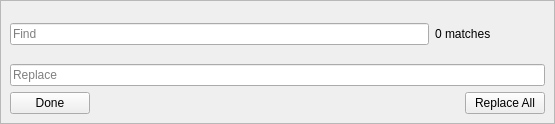
<?xml version="1.0" encoding="UTF-8"?>
<ui version="4.0">
 <class>FindReplace</class>
 <widget class="QWidget" name="FindReplace">
  <property name="geometry">
   <rect>
    <x>0</x>
    <y>0</y>
    <width>555</width>
    <height>124</height>
   </rect>
  </property>
  <property name="windowTitle">
   <string notr="true">Form</string>
  </property>
  <property name="autoFillBackground">
   <bool>true</bool>
  </property>
  <layout class="QVBoxLayout" name="verticalLayout">
   <property name="leftMargin">
    <number>0</number>
   </property>
   <property name="topMargin">
    <number>0</number>
   </property>
   <property name="rightMargin">
    <number>0</number>
   </property>
   <property name="bottomMargin">
    <number>0</number>
   </property>
   <item>
    <widget class="QFrame" name="frame">
     <property name="frameShape">
      <enum>QFrame::StyledPanel</enum>
     </property>
     <property name="frameShadow">
      <enum>QFrame::Plain</enum>
     </property>
     <layout class="QVBoxLayout" name="verticalLayout_2">
      <item>
       <layout class="QHBoxLayout" name="horizontalLayout">
        <item>
         <widget class="QLineEdit" name="findBox">
          <property name="placeholderText">
           <string>Find</string>
          </property>
         </widget>
        </item>
        <item>
         <widget class="QLabel" name="matchesFound">
          <property name="text">
           <string notr="true">0 matches</string>
          </property>
         </widget>
        </item>
        <item>
         <layout class="QHBoxLayout" name="horizontalLayout_3">
          <property name="spacing">
           <number>0</number>
          </property>
          <item>
           <widget class="QToolButton" name="findPrev">
            <property name="sizePolicy">
             <sizepolicy hsizetype="Preferred" vsizetype="Preferred">
              <horstretch>0</horstretch>
              <verstretch>0</verstretch>
             </sizepolicy>
            </property>
            <property name="text">
             <string/>
            </property>
            <property name="icon">
             <iconset theme="go-previous" resource="../icons.qrc">
              <normaloff>:/icons/go-previous.svg</normaloff>:/icons/go-previous.svg</iconset>
            </property>
            <property name="autoRaise">
             <bool>true</bool>
            </property>
           </widget>
          </item>
          <item>
           <widget class="QToolButton" name="findNext">
            <property name="sizePolicy">
             <sizepolicy hsizetype="Preferred" vsizetype="Preferred">
              <horstretch>0</horstretch>
              <verstretch>0</verstretch>
             </sizepolicy>
            </property>
            <property name="text">
             <string/>
            </property>
            <property name="icon">
             <iconset theme="go-next" resource="../icons.qrc">
              <normaloff>:/icons/go-next.svg</normaloff>:/icons/go-next.svg</iconset>
            </property>
            <property name="autoRaise">
             <bool>true</bool>
            </property>
           </widget>
          </item>
         </layout>
        </item>
       </layout>
      </item>
      <item>
       <layout class="QHBoxLayout" name="horizontalLayout_2">
        <item>
         <widget class="QLineEdit" name="replaceBox">
          <property name="placeholderText">
           <string>Replace</string>
          </property>
         </widget>
        </item>
       </layout>
      </item>
      <item>
       <layout class="QHBoxLayout" name="horizontalLayout_4">
        <item>
         <widget class="QPushButton" name="doneButton">
          <property name="text">
           <string>Done</string>
          </property>
         </widget>
        </item>
        <item>
         <spacer name="horizontalSpacer">
          <property name="orientation">
           <enum>Qt::Horizontal</enum>
          </property>
          <property name="sizeHint" stdset="0">
           <size>
            <width>40</width>
            <height>20</height>
           </size>
          </property>
         </spacer>
        </item>
        <item>
         <widget class="QPushButton" name="replaceAllButton">
          <property name="text">
           <string>Replace All</string>
          </property>
         </widget>
        </item>
       </layout>
      </item>
     </layout>
    </widget>
   </item>
  </layout>
 </widget>
 <resources>
  <include location="../icons.qrc"/>
 </resources>
 <connections/>
</ui>
